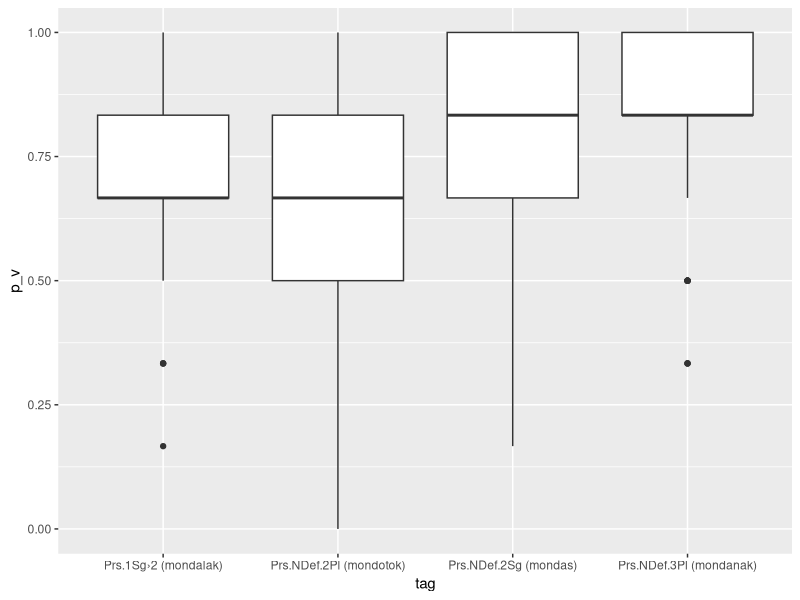
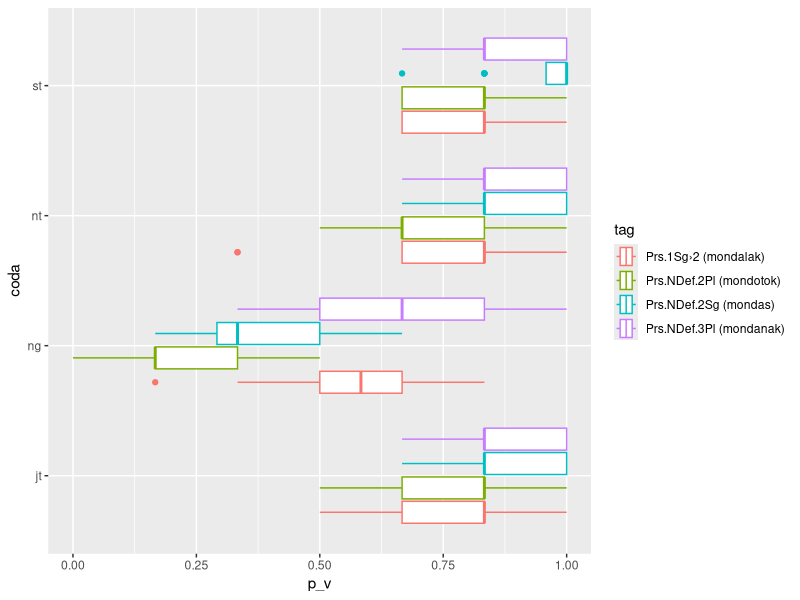

Here is the R script that generated these plots, in order:
# -- head -- #

setwd('~/Github/Racz2026mondasz/')

library(tidyverse)

# -- read -- #

d = read_tsv('dat/exp_data_tidy.tsv')

# -- doodle -- #

my_counts = d |> 
  count(resp_v,lemma_orth,tag,coda) |> 
  pivot_wider(names_from = resp_v, values_from = n, values_fill = 0) |> 
  mutate(p_v = `TRUE` / (`TRUE`+`FALSE`))

my_counts |> 
  ggplot(aes(tag,p_v)) +
  geom_boxplot()

my_counts |> 
  ggplot(aes(p_v,coda,colour = tag)) +
  geom_boxplot()
